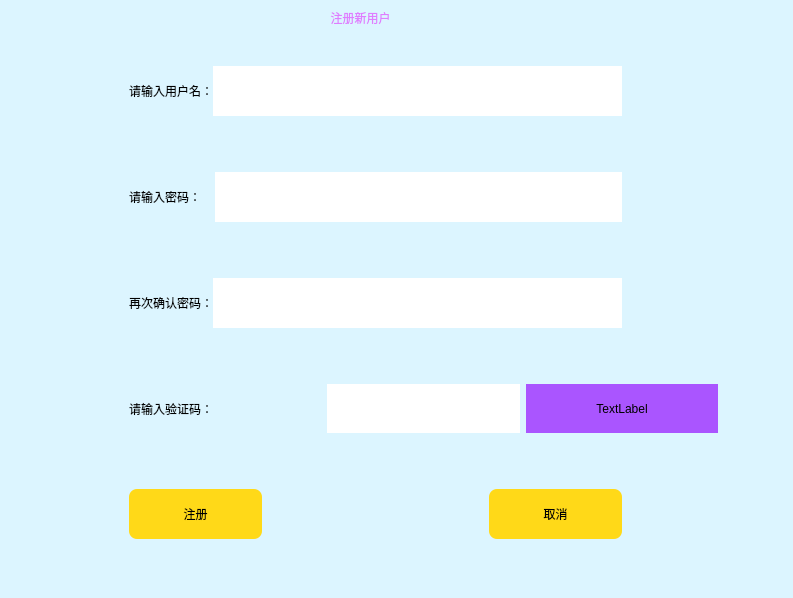
<?xml version="1.0" encoding="UTF-8"?>
<ui version="4.0">
 <class>RegisterWindow</class>
 <widget class="QDialog" name="RegisterWindow">
  <property name="geometry">
   <rect>
    <x>0</x>
    <y>0</y>
    <width>793</width>
    <height>598</height>
   </rect>
  </property>
  <property name="windowTitle">
   <string>Dialog</string>
  </property>
  <property name="styleSheet">
   <string notr="true">#RegisterWindow
{
	transparent;
}</string>
  </property>
  <layout class="QGridLayout" name="gridLayout_7" rowstretch="3" columnstretch="0">
   <property name="leftMargin">
    <number>0</number>
   </property>
   <property name="topMargin">
    <number>0</number>
   </property>
   <property name="rightMargin">
    <number>0</number>
   </property>
   <property name="bottomMargin">
    <number>0</number>
   </property>
   <property name="spacing">
    <number>0</number>
   </property>
   <item row="0" column="0">
    <widget class="QWidget" name="widget" native="true">
     <property name="styleSheet">
      <string notr="true">#widget{
	background-color: rgb(220, 245, 255);
		}
QPushButton
{
	color:rgb(0,0,0);
	background-color: rgb(255, 217, 24);
	border-radius: 8px;
	font-family:'Microsoft YaHei';
}
QPushButton::pressed
{
	background-color: rgb(255, 195, 44);
	border-radius: 5px;
	font-family:'Microsoft YaHei';
	color: rgb(255, 255, 255);
}

QPushButton::hover
{
	background-color: rgb(255, 195, 44);
	border-radius: 5px;
	font-family:'Microsoft YaHei';
	color: rgb(0,0,0);
}

QPushButton::release
{
	background-color: rgb(255, 217, 24);
	border-radius: 5px;
	font-family:'Microsoft YaHei';
	color: rgb(229, 229, 229);
}
QPushButton::disabled
{
	background-color: rgb(255,255,255);
	border-radius: 5px;
	font-family:'Microsoft YaHei';
	color: rgb(229, 229, 229);
}
QLineEdit
{
	font-family:'Microsoft YaHei';
	background-color:rgb(255,255,255);
	border-radius: 35px;
	font-family:'Microsoft YaHei';
	color: rgb(0, 0, 0);
}
QGroupBox
{
	border-color:rgb(255,255,255);
	color:rgb(255,255,255);
}

/*QLabel
{
	font-family:'Microsoft YaHei';
	color:rgb(0,0,0);
}*/
QCheckBox
{
	color:rgb(0,0,0);
	font-family:'Microsoft YaHei';
	/*background-color:rgb(255,255,255);*/
}

#label_2,#label_3,#label_4,#label_5
{
	color:rgb(0,0,0);
	font: 25 12pt &quot;Microsoft YaHei&quot;;
}

</string>
     </property>
     <layout class="QGridLayout" name="gridLayout_6" rowstretch="1,2,3,3,3,3,3,3,3,3,3,3" columnstretch="4,3,9,4,3,2">
      <item row="1" column="2">
       <spacer name="verticalSpacer_2">
        <property name="orientation">
         <enum>Qt::Vertical</enum>
        </property>
        <property name="sizeHint" stdset="0">
         <size>
          <width>20</width>
          <height>40</height>
         </size>
        </property>
       </spacer>
      </item>
      <item row="10" column="4" colspan="2">
       <spacer name="horizontalSpacer_13">
        <property name="orientation">
         <enum>Qt::Horizontal</enum>
        </property>
        <property name="sizeHint" stdset="0">
         <size>
          <width>152</width>
          <height>20</height>
         </size>
        </property>
       </spacer>
      </item>
      <item row="0" column="2">
       <widget class="QLabel" name="label_title">
        <property name="sizePolicy">
         <sizepolicy hsizetype="Expanding" vsizetype="Expanding">
          <horstretch>0</horstretch>
          <verstretch>0</verstretch>
         </sizepolicy>
        </property>
        <property name="styleSheet">
         <string notr="true">color: rgb(223, 125, 255);</string>
        </property>
        <property name="text">
         <string>注册新用户</string>
        </property>
        <property name="alignment">
         <set>Qt::AlignCenter</set>
        </property>
       </widget>
      </item>
      <item row="2" column="1" colspan="3">
       <layout class="QGridLayout" name="gridLayout" columnstretch="2,15">
        <property name="spacing">
         <number>0</number>
        </property>
        <item row="0" column="0">
         <widget class="QLabel" name="label_2">
          <property name="text">
           <string>请输入用户名：</string>
          </property>
         </widget>
        </item>
        <item row="0" column="1">
         <widget class="QLineEdit" name="lineEdit_RegUserName">
          <property name="sizePolicy">
           <sizepolicy hsizetype="Expanding" vsizetype="Expanding">
            <horstretch>0</horstretch>
            <verstretch>0</verstretch>
           </sizepolicy>
          </property>
         </widget>
        </item>
       </layout>
      </item>
      <item row="11" column="2">
       <spacer name="verticalSpacer_7">
        <property name="orientation">
         <enum>Qt::Vertical</enum>
        </property>
        <property name="sizeHint" stdset="0">
         <size>
          <width>20</width>
          <height>40</height>
         </size>
        </property>
       </spacer>
      </item>
      <item row="4" column="0">
       <spacer name="horizontalSpacer_2">
        <property name="orientation">
         <enum>Qt::Horizontal</enum>
        </property>
        <property name="sizeHint" stdset="0">
         <size>
          <width>116</width>
          <height>43</height>
         </size>
        </property>
       </spacer>
      </item>
      <item row="9" column="2">
       <spacer name="verticalSpacer_6">
        <property name="orientation">
         <enum>Qt::Vertical</enum>
        </property>
        <property name="sizeHint" stdset="0">
         <size>
          <width>20</width>
          <height>40</height>
         </size>
        </property>
       </spacer>
      </item>
      <item row="8" column="0">
       <spacer name="horizontalSpacer_10">
        <property name="orientation">
         <enum>Qt::Horizontal</enum>
        </property>
        <property name="sizeHint" stdset="0">
         <size>
          <width>116</width>
          <height>20</height>
         </size>
        </property>
       </spacer>
      </item>
      <item row="6" column="1" colspan="3">
       <layout class="QGridLayout" name="gridLayout_3" columnstretch="2,15">
        <property name="spacing">
         <number>0</number>
        </property>
        <item row="0" column="0">
         <widget class="QLabel" name="label_4">
          <property name="text">
           <string>再次确认密码：</string>
          </property>
         </widget>
        </item>
        <item row="0" column="1">
         <widget class="QLineEdit" name="lineEdit_RegUserPassRepeat">
          <property name="sizePolicy">
           <sizepolicy hsizetype="Expanding" vsizetype="Expanding">
            <horstretch>0</horstretch>
            <verstretch>0</verstretch>
           </sizepolicy>
          </property>
          <property name="echoMode">
           <enum>QLineEdit::Password</enum>
          </property>
         </widget>
        </item>
       </layout>
      </item>
      <item row="8" column="5">
       <spacer name="horizontalSpacer_11">
        <property name="orientation">
         <enum>Qt::Horizontal</enum>
        </property>
        <property name="sizeHint" stdset="0">
         <size>
          <width>57</width>
          <height>20</height>
         </size>
        </property>
       </spacer>
      </item>
      <item row="10" column="1" colspan="3">
       <layout class="QGridLayout" name="gridLayout_5" columnstretch="3,5,3">
        <item row="0" column="0">
         <widget class="QPushButton" name="pushButton_Register">
          <property name="sizePolicy">
           <sizepolicy hsizetype="Minimum" vsizetype="Expanding">
            <horstretch>0</horstretch>
            <verstretch>0</verstretch>
           </sizepolicy>
          </property>
          <property name="text">
           <string>注册</string>
          </property>
         </widget>
        </item>
        <item row="0" column="2">
         <widget class="QPushButton" name="pushButton_Cancle">
          <property name="sizePolicy">
           <sizepolicy hsizetype="Minimum" vsizetype="Expanding">
            <horstretch>0</horstretch>
            <verstretch>0</verstretch>
           </sizepolicy>
          </property>
          <property name="text">
           <string>取消</string>
          </property>
         </widget>
        </item>
        <item row="0" column="1">
         <spacer name="horizontalSpacer_3">
          <property name="orientation">
           <enum>Qt::Horizontal</enum>
          </property>
          <property name="sizeHint" stdset="0">
           <size>
            <width>40</width>
            <height>20</height>
           </size>
          </property>
         </spacer>
        </item>
       </layout>
      </item>
      <item row="7" column="2">
       <spacer name="verticalSpacer_5">
        <property name="orientation">
         <enum>Qt::Vertical</enum>
        </property>
        <property name="sizeHint" stdset="0">
         <size>
          <width>20</width>
          <height>40</height>
         </size>
        </property>
       </spacer>
      </item>
      <item row="4" column="4" colspan="2">
       <spacer name="horizontalSpacer_7">
        <property name="orientation">
         <enum>Qt::Horizontal</enum>
        </property>
        <property name="sizeHint" stdset="0">
         <size>
          <width>152</width>
          <height>43</height>
         </size>
        </property>
       </spacer>
      </item>
      <item row="10" column="0">
       <spacer name="horizontalSpacer_12">
        <property name="orientation">
         <enum>Qt::Horizontal</enum>
        </property>
        <property name="sizeHint" stdset="0">
         <size>
          <width>116</width>
          <height>20</height>
         </size>
        </property>
       </spacer>
      </item>
      <item row="6" column="4" colspan="2">
       <spacer name="horizontalSpacer_9">
        <property name="orientation">
         <enum>Qt::Horizontal</enum>
        </property>
        <property name="sizeHint" stdset="0">
         <size>
          <width>152</width>
          <height>43</height>
         </size>
        </property>
       </spacer>
      </item>
      <item row="4" column="1" colspan="3">
       <layout class="QGridLayout" name="gridLayout_2" columnstretch="2,15">
        <property name="horizontalSpacing">
         <number>7</number>
        </property>
        <property name="verticalSpacing">
         <number>0</number>
        </property>
        <item row="0" column="0">
         <widget class="QLabel" name="label_3">
          <property name="text">
           <string>请输入密码：  </string>
          </property>
         </widget>
        </item>
        <item row="0" column="1">
         <widget class="QLineEdit" name="lineEdit_RegUserPass">
          <property name="sizePolicy">
           <sizepolicy hsizetype="Expanding" vsizetype="Expanding">
            <horstretch>0</horstretch>
            <verstretch>0</verstretch>
           </sizepolicy>
          </property>
          <property name="contextMenuPolicy">
           <enum>Qt::ActionsContextMenu</enum>
          </property>
          <property name="echoMode">
           <enum>QLineEdit::Password</enum>
          </property>
         </widget>
        </item>
       </layout>
      </item>
      <item row="2" column="4" colspan="2">
       <spacer name="horizontalSpacer_5">
        <property name="orientation">
         <enum>Qt::Horizontal</enum>
        </property>
        <property name="sizeHint" stdset="0">
         <size>
          <width>152</width>
          <height>43</height>
         </size>
        </property>
       </spacer>
      </item>
      <item row="6" column="0">
       <spacer name="horizontalSpacer_8">
        <property name="orientation">
         <enum>Qt::Horizontal</enum>
        </property>
        <property name="sizeHint" stdset="0">
         <size>
          <width>116</width>
          <height>20</height>
         </size>
        </property>
       </spacer>
      </item>
      <item row="2" column="0">
       <spacer name="horizontalSpacer_4">
        <property name="orientation">
         <enum>Qt::Horizontal</enum>
        </property>
        <property name="sizeHint" stdset="0">
         <size>
          <width>116</width>
          <height>20</height>
         </size>
        </property>
       </spacer>
      </item>
      <item row="5" column="2">
       <spacer name="verticalSpacer_4">
        <property name="orientation">
         <enum>Qt::Vertical</enum>
        </property>
        <property name="sizeHint" stdset="0">
         <size>
          <width>20</width>
          <height>40</height>
         </size>
        </property>
       </spacer>
      </item>
      <item row="3" column="2">
       <spacer name="verticalSpacer_3">
        <property name="orientation">
         <enum>Qt::Vertical</enum>
        </property>
        <property name="sizeHint" stdset="0">
         <size>
          <width>20</width>
          <height>40</height>
         </size>
        </property>
       </spacer>
      </item>
      <item row="8" column="1" colspan="4">
       <layout class="QGridLayout" name="gridLayout_4" columnstretch="3,3,3">
        <item row="0" column="0">
         <widget class="QLabel" name="label_5">
          <property name="text">
           <string>请输入验证码：</string>
          </property>
         </widget>
        </item>
        <item row="0" column="1">
         <widget class="QLineEdit" name="lineEdit_RegVerification">
          <property name="sizePolicy">
           <sizepolicy hsizetype="Expanding" vsizetype="Expanding">
            <horstretch>0</horstretch>
            <verstretch>0</verstretch>
           </sizepolicy>
          </property>
         </widget>
        </item>
        <item row="0" column="2">
         <widget class="QLabel" name="label_Express">
          <property name="styleSheet">
           <string notr="true">background-color: rgb(170, 85, 255);</string>
          </property>
          <property name="text">
           <string>TextLabel</string>
          </property>
          <property name="alignment">
           <set>Qt::AlignCenter</set>
          </property>
         </widget>
        </item>
       </layout>
      </item>
     </layout>
    </widget>
   </item>
  </layout>
 </widget>
 <resources/>
 <connections/>
</ui>
